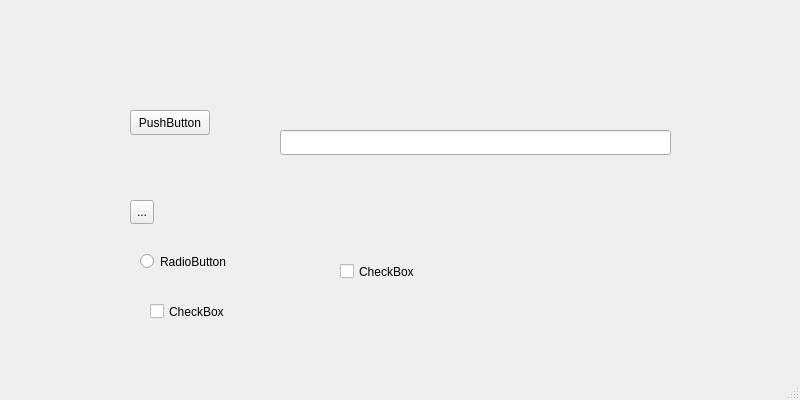
<?xml version="1.0" encoding="UTF-8"?>
<ui version="4.0">
 <class>MainWindow</class>
 <widget class="QMainWindow" name="MainWindow">
  <property name="geometry">
   <rect>
    <x>0</x>
    <y>0</y>
    <width>800</width>
    <height>400</height>
   </rect>
  </property>
  <property name="cursor">
   <cursorShape>OpenHandCursor</cursorShape>
  </property>
  <property name="windowTitle">
   <string>murat</string>
  </property>
  <widget class="QWidget" name="centralwidget">
   <widget class="QPushButton" name="pushButton">
    <property name="geometry">
     <rect>
      <x>130</x>
      <y>110</y>
      <width>80</width>
      <height>25</height>
     </rect>
    </property>
    <property name="text">
     <string>PushButton</string>
    </property>
   </widget>
   <widget class="QToolButton" name="toolButton">
    <property name="geometry">
     <rect>
      <x>130</x>
      <y>200</y>
      <width>24</width>
      <height>24</height>
     </rect>
    </property>
    <property name="text">
     <string>...</string>
    </property>
   </widget>
   <widget class="QCheckBox" name="checkBox">
    <property name="geometry">
     <rect>
      <x>150</x>
      <y>300</y>
      <width>82</width>
      <height>23</height>
     </rect>
    </property>
    <property name="text">
     <string>CheckBox</string>
    </property>
   </widget>
   <widget class="QRadioButton" name="radioButton">
    <property name="geometry">
     <rect>
      <x>140</x>
      <y>250</y>
      <width>96</width>
      <height>23</height>
     </rect>
    </property>
    <property name="text">
     <string>RadioButton</string>
    </property>
   </widget>
   <widget class="QLineEdit" name="burayayaz">
    <property name="geometry">
     <rect>
      <x>280</x>
      <y>130</y>
      <width>391</width>
      <height>25</height>
     </rect>
    </property>
   </widget>
   <widget class="QCheckBox" name="checkBox_2">
    <property name="geometry">
     <rect>
      <x>340</x>
      <y>260</y>
      <width>82</width>
      <height>23</height>
     </rect>
    </property>
    <property name="text">
     <string>CheckBox</string>
    </property>
   </widget>
  </widget>
  <widget class="QMenuBar" name="menubar">
   <property name="geometry">
    <rect>
     <x>0</x>
     <y>0</y>
     <width>800</width>
     <height>22</height>
    </rect>
   </property>
  </widget>
  <widget class="QStatusBar" name="statusbar"/>
 </widget>
 <resources/>
 <connections/>
</ui>
